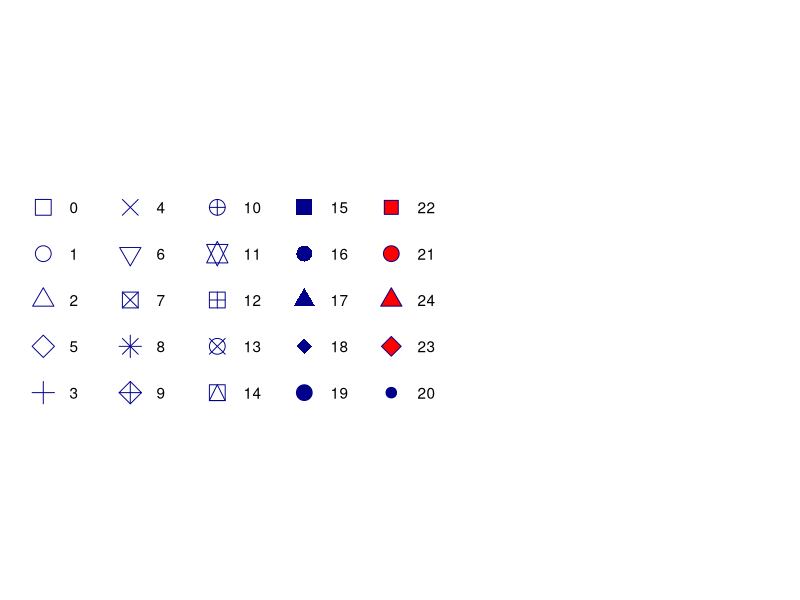

Reproduce this figure in R.
library(tidyverse)

shapes <- tibble(
  shape = c(0, 1, 2, 5, 3, 4, 6:19, 22, 21, 24, 23, 20),
  x = (0:24 %/% 5) / 2,
  y = (-(0:24 %% 5)) / 4
)
ggplot(shapes, aes(x, y)) +
  geom_point(aes(shape = shape), size = 5, fill = "red", color = "dark blue") +
  geom_text(aes(label = shape), hjust = 0, nudge_x = 0.15) +
  scale_shape_identity() +
  expand_limits(x = 4.1) +
  scale_x_continuous(NULL, breaks = NULL) +
  scale_y_continuous(NULL, breaks = NULL, limits = c(-1.2, 0.2)) +
  theme_minimal() +
  theme(aspect.ratio = 1 / 2.75)
